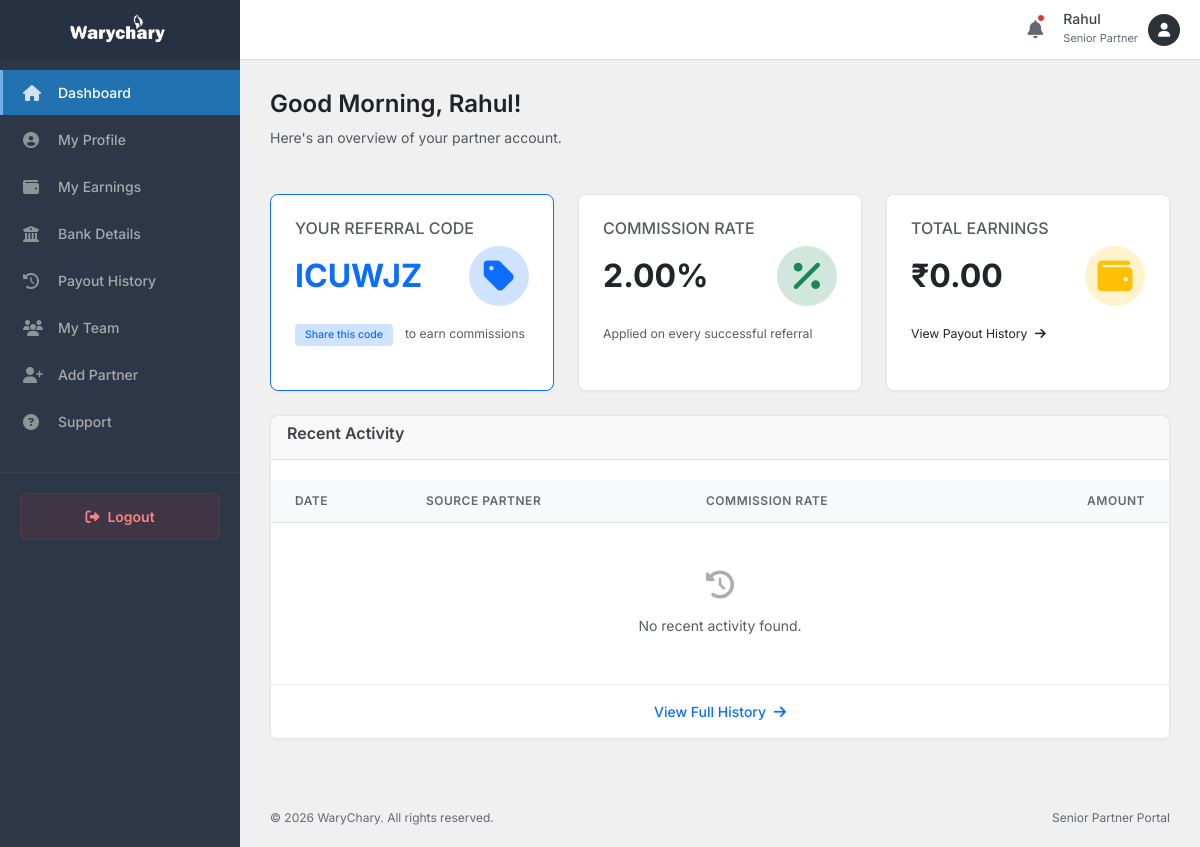
The page /sp/index.php (signed in) on the database as committed earlier.
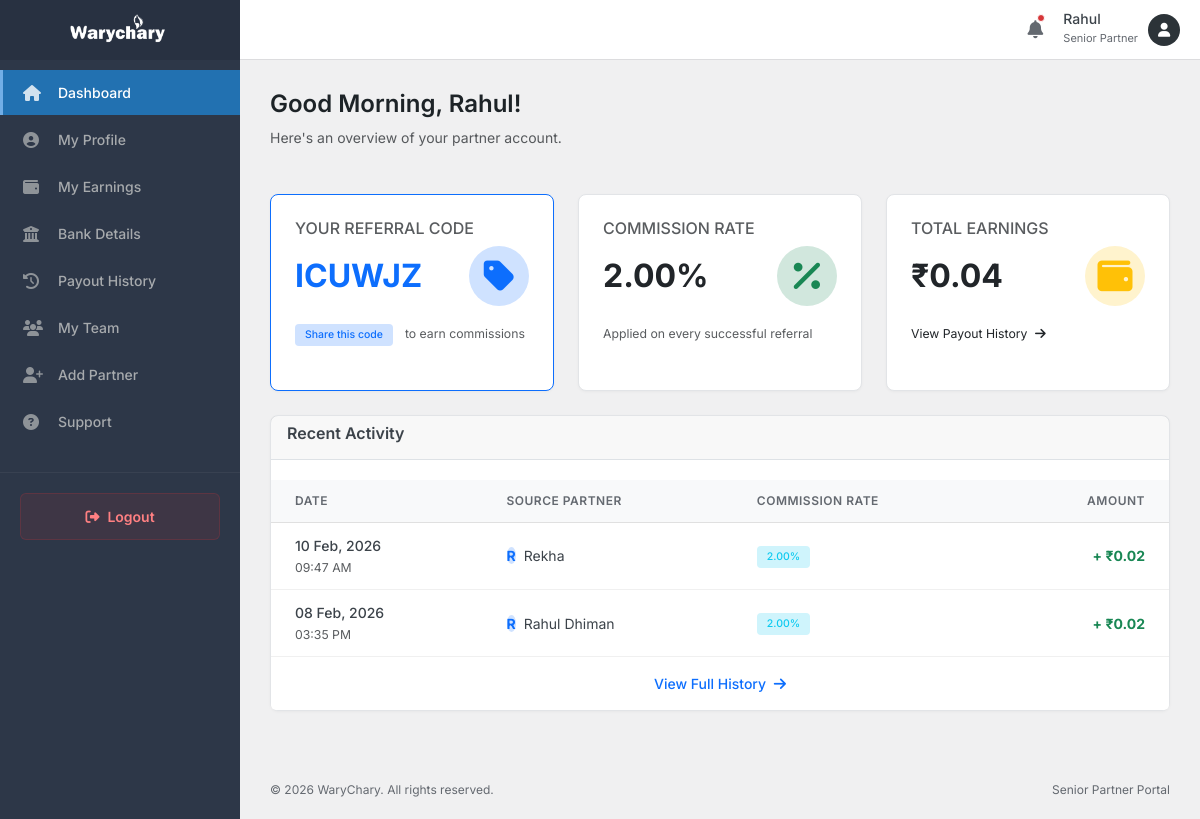
The same page on the database as committed later.
### tables this page shows
CREATE TABLE `senior_partner_earnings` (
  `id` int(11) NOT NULL AUTO_INCREMENT,
  `senior_partner_id` int(11) NOT NULL,
  `source_partner_id` int(11) DEFAULT NULL,
  `order_id` int(11) NOT NULL,
  `amount` decimal(10,2) NOT NULL,
  `percentage` decimal(5,2) NOT NULL DEFAULT 2.00,
  `status` enum('pending','paid') DEFAULT 'pending',
  `description` text DEFAULT NULL,
  `created_at` timestamp NULL DEFAULT current_timestamp(),
  PRIMARY KEY (`id`)
);

CREATE TABLE `partners` (
  `id` int(11) NOT NULL AUTO_INCREMENT,
  `senior_partner_id` int(11) NOT NULL,
  `name` varchar(255) NOT NULL,
  `email` varchar(255) NOT NULL,
  `mobile` varchar(20) NOT NULL,
  `gender` enum('Male','Female','Other') NOT NULL,
  `image` varchar(255) DEFAULT NULL,
  `state` varchar(100) NOT NULL,
  `city` varchar(100) NOT NULL,
  `pincode` varchar(20) NOT NULL,
  `address` text NOT NULL,
  `password` varchar(255) NOT NULL,
  `status` enum('active','inactive','pending') DEFAULT 'active',
  `referral_code` varchar(50) DEFAULT NULL,
  `commission` decimal(10,2) DEFAULT 15.00,
  `created_at` timestamp NULL DEFAULT current_timestamp(),
  `updated_at` timestamp NULL DEFAULT current_timestamp() ON UPDATE current_timestamp(),
  `earning` decimal(10,2) NOT NULL DEFAULT 0.00,
  `total_earnings` decimal(10,2) NOT NULL DEFAULT 0.00,
  PRIMARY KEY (`id`),
  UNIQUE KEY `email` (`email`),
  UNIQUE KEY `referral_code` (`referral_code`),
  KEY `senior_partner_id` (`senior_partner_id`),
  CONSTRAINT `partners_ibfk_1` FOREIGN KEY (`senior_partner_id`) REFERENCES `senior_partners` (`id`) ON DELETE CASCADE
);

### sp/index.php (the view, shortened to what the changed rows need)
<?php
include_once __DIR__ . '/includes/header.php';
$database = new Database();
$db = $database->getConnection();
$partner_id = $_SESSION['senior_partner_id'];
$stmt = $db->prepare("SELECT * FROM senior_partners WHERE id = :id");
$stmt->bindParam(':id', $partner_id);
$stmt->execute();
$partner = $stmt->fetch(PDO::FETCH_ASSOC);
$current_hour = date('H');
if ($current_hour < 12) {
    $greeting = "Good Morning";
} elseif ($current_hour < 18) {
    $greeting = "Good Afternoon";
} else {
    $greeting = "Good Evening";
}
$e_stmt = $db->prepare("SELECT SUM(amount) as real_total FROM senior_partner_earnings WHERE senior_partner_id = :pid");
$e_stmt->execute([':pid' => $partner_id]);
$earning_data = $e_stmt->fetch(PDO::FETCH_ASSOC);
$total_earnings = $earning_data['real_total'] ?? 0;
$recent_sql = "SELECT spe.*, p.name as partner_name
               FROM senior_partner_earnings spe
               LEFT JOIN partners p ON spe.source_partner_id = p.id
               WHERE spe.senior_partner_id = :pid
               ORDER BY spe.created_at DESC
               LIMIT 10";
$r_stmt = $db->prepare($recent_sql);
$r_stmt->execute([':pid' => $partner_id]);
$recent_activity = $r_stmt->fetchAll(PDO::FETCH_ASSOC);
?>
<div class="page-header">
    <div class="header-title">
        <h1 class="page-title"><?php echo $greeting; ?>, <?php echo htmlspecialchars($partner['name']); ?>!</h1>
    </div>
</div>
<div class="row g-4">
    <div class="col-md-6 col-xl-4">
        <div class="card h-100 border-primary">
            <div class="card-body">
                <div class="d-flex align-items-center justify-content-between">
                    <h2 class="mb-0 text-primary fw-bold"><?php echo htmlspecialchars($partner['referral_code']); ?></h2>
                </div>
            </div>
        </div>
    </div>
    <div class="col-md-6 col-xl-4">
        <div class="card h-100">
            <div class="card-body">
                <div class="d-flex align-items-center justify-content-between">
                    <h2 class="mb-0 fw-bold"><?php echo htmlspecialchars($partner['commission']); ?>%</h2>
                </div>
            </div>
        </div>
    </div>
    <div class="col-md-6 col-xl-4">
        <div class="card h-100">
            <div class="card-body">
                <div class="d-flex align-items-center justify-content-between">
                    <h2 class="mb-0 fw-bold">₹<?php echo number_format($total_earnings, 2); ?></h2>
                    <div class="widget-icon bg-warning-subtle text-warning rounded-circle p-3">
                        <i class="fas fa-wallet fa-lg"></i>
                    </div>
                </div>
            </div>
        </div>
    </div>
</div>
<div class="row mt-4">
    <div class="col-12">
        <div class="card">
            <div class="card-body p-0">
                <div class="table-responsive">
                    <table class="table table-hover mb-0">
                        <thead class="bg-light">
                            <tr>
                                <th class="border-top-0 ps-4">Date</th>
                                <th class="border-top-0">Source Partner</th>
                                <th class="border-top-0">Commission Rate</th>
                                <th class="border-top-0 text-end pe-4">Amount</th>
                            </tr>
                        </thead>
                        <tbody>
                            <?php if (count($recent_activity) > 0): ?>
                                <?php foreach ($recent_activity as $row): ?>
                                    <tr>
                                        <td class="ps-4">
                                            <div class="fw-medium"><?php echo date('d M, Y', strtotime($row['created_at'])); ?></div>
                                            <small class="text-muted"><?php echo date('h:i A', strtotime($row['created_at'])); ?></small>
                                        </td>
                                        <td>
                                            <?php if ($row['partner_name']): ?>
                                                <div class="d-flex align-items-center">
                                                    <div class="avatar-xs me-2">
                                                        <span class="avatar-title rounded-circle bg-primary-subtle text-primary fw-bold">
                                                            <?php echo strtoupper(substr($row['partner_name'], 0, 1)); ?>
                                                        </span>
                                                    </div>
                                                    <span><?php echo htmlspecialchars($row['partner_name']); ?></span>
                                                </div>
                                            <?php else: ?>
                                                <span class="text-muted">Unknown Partner</span>
                                            <?php endif; ?>
                                        </td>
                                        <td>
                                            <span class="badge bg-info-subtle text-info"><?php echo number_format($row['percentage'], 2); ?>%</span>
                                        </td>
                                        <td class="text-end pe-4">
                                            <span class="fw-bold text-success">+ ₹<?php echo number_format($row['amount'], 2); ?></span>
                                        </td>
                                    </tr>
                                <?php endforeach; ?>
                            <?php else: ?>
                                <tr>
                                    <td colspan="4" class="text-center py-5">
                                        <div class="text-muted">
                                            <i class="fas fa-history fa-2x mb-3 opacity-50"></i>
                                            <p class="mb-0">No recent activity found.</p>
                                        </div>
                                    </td>
                                </tr>
                            <?php endif; ?>
                        </tbody>
                    </table>
                </div>
            </div>
        </div>
    </div>
</div>
<?php include_once __DIR__ . '/includes/footer.php'; ?>

Rows that differ between the two databases and show on the page:
added senior_partner_earnings: created_at "10 Feb, 2026", created_at "09:47 AM", partners.name "R", partners.name "Rekha", percentage "2.00", amount "0.02"
added senior_partner_earnings: created_at "08 Feb, 2026", created_at "03:35 PM", partners.name "R", partners.name "Rahul Dhiman", percentage "2.00", amount "0.02"
Other text that changed with them:
$total_earnings: "0.00" → "0.04"
text no longer shown: "No recent activity found."
